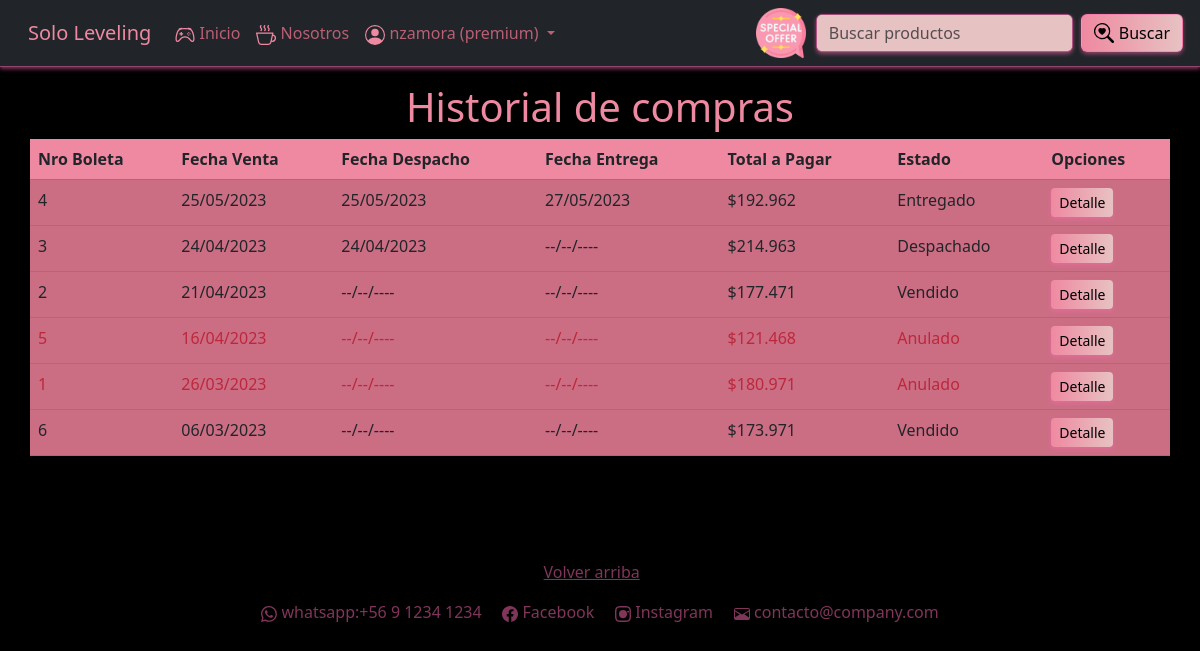
The page /miscompras (signed in) on the database its author committed.
### core/models.py (models this page shows, shortened)
class Boleta(models.Model):
    ESTADO_CHOICES = [
        ('Anulado', 'Anulado'),
        ('Vendido', 'Vendido'),
        ('Despachado', 'Despachado'),
        ('Entregado', 'Entregado'),
    ]
    nro_boleta = models.IntegerField(primary_key=True, blank=False, null=False, verbose_name='Nro boleta')
    cliente = models.ForeignKey(Perfil, on_delete=models.DO_NOTHING)
    monto_sin_iva = models.IntegerField(blank=False, null=False, verbose_name='Monto sin IVA')
    iva = models.IntegerField(blank=False, null=False, verbose_name='IVA')
    total_a_pagar = models.IntegerField(blank=False, null=False, verbose_name='Total a pagar')
    fecha_venta = models.DateField(blank=False, null=False, verbose_name='Fecha de venta')
    fecha_despacho = models.DateField(blank=True, null=True, verbose_name='Fecha de despacho')
    fecha_entrega = models.DateField(blank=True, null=True, verbose_name='Fecha de entrega')
    estado = models.CharField(choices=ESTADO_CHOICES, max_length=50, blank=False, null=False, verbose_name='Estado')
    class Meta:
        db_table = 'Boleta'
        verbose_name = "Boleta"
        verbose_name_plural = "Boletas"

### core/views.py (the view)
# urls.py: path('miscompras', miscompras, name='miscompras'),
@user_passes_test(es_cliente_autenticado_y_activo)
def miscompras(request):
    historial_compras = Boleta.objects.filter(cliente=request.user.perfil).order_by('-fecha_venta')
    context = {
        'historial': historial_compras
    }
    return render(request, 'core/miscompras.html', context)

### core/context_processors.py (called while the page is built, shortened)
def obtener_datos_usuario(request):
    first_name = ''
    last_name = ''
    if request.user.is_authenticated:
        usuario = User.objects.get(pk=request.user.pk)
        first_name = usuario.first_name
        last_name = usuario.last_name
    return first_name, last_name

def obtener_datos_carrito(request):
    cantidad_productos = 0
    mostrar_carrito = False
    if request.user.is_authenticated:
        usuario = User.objects.get(pk=request.user.pk)
        if request.user.perfil.tipo_usuario == 'Cliente':
            cantidad_productos = Carrito.objects.filter(cliente=request.user.perfil).count()
            mostrar_carrito = cantidad_productos > 0
    return mostrar_carrito, cantidad_productos

def get_and_clean_session_variable(request, name):
    value = ''
    if name in request.session:
        value = request.session.get(name)
        request.session[name] = ''
    return value

def obtener_mensajes(request):
    html_messages = ''
    tipo_mensajes = []
    lista_mensajes = list(messages.get_messages(request))
    html_form_errors = get_and_clean_session_variable(request, 'backend_html_form_errors')
    titulo = html_form_errors != '' or len(lista_mensajes) > 1
    mensajes = SafeString(html_messages + html_form_errors)
    tipo_mensaje = ''
    if html_form_errors != '' or 'error' in tipo_mensajes:
        tipo_mensaje = 'error'
    elif 'success' in tipo_mensajes:
        tipo_mensaje = 'success'
    elif 'info' in tipo_mensajes:
        tipo_mensaje = 'info'
    return mensajes, tipo_mensaje

def global_render(request):
    first_name, last_name = obtener_datos_usuario(request)
    mostrar_carrito, cantidad_productos = obtener_datos_carrito(request)
    mensajes, tipo_mensaje = obtener_mensajes(request)
    return {
        'mostrar_carrito': mostrar_carrito,
        'cantidad_productos': cantidad_productos,
        'first_name': first_name,
        'last_name': last_name,
        'backend_messages': mensajes,
        'backend_message_type': tipo_mensaje,
    }

### core/templatetags/custom_filters.py (called while the page is built)
@register.filter
def formatear_dinero(value):
    try:
        value = float(value)  # Intenta convertir a número
        value = round(value)  # Redondea el número
        value = f'${value:,}'  # Formatea el número con coma para separación de miles y dólar
        value = value.replace(',', '.')  # Reemplaza la coma por punto (opcional)
        return value
    except (TypeError, ValueError):
        return value  # Si no se puede convertir a número, devolver el valor original

### core/templates/core/miscompras.html
{% extends 'core/base.html' %}
{% load static %}
{% load custom_filters %}
{% block content %}
<div class="container">
    <h1 class="text-center titulos">Historial de compras</h1>
    <div class="row">
        <table class="table table-hover">
            <thead>
                <tr class="tabla_carrito">
                    <th>Nro Boleta</th>
                    <th>Fecha Venta</th>
                    <th>Fecha Despacho</th>
                    <th>Fecha Entrega</th>
                    <th>Total a Pagar</th>
                    <th>Estado</th>
                    <th>Opciones</th>
                </tr>
            </thead>
            <tbody class="tabla_carrito">
                {% for boleta in historial %}
                {% if boleta.estado == 'Anulado' %}
                    <tr class="letra-boleta-anulada">
                {% else %}
                    <tr>
                {% endif %}
                    <td style="background-color:#cb6e84;">{{boleta.nro_boleta}}</td>
                    <td style="background-color:#cb6e84;">{{ boleta.fecha_venta|formatear_fecha}} </td>
                    <td style="background-color:#cb6e84;">{{boleta.fecha_despacho|formatear_fecha}} </td>
                    <td style="background-color:#cb6e84;">{{boleta.fecha_entrega|formatear_fecha}} </td>
                    <td style="background-color:#cb6e84;">{{boleta.total_a_pagar|formatear_dinero}} </td>
                    <td style="background-color:#cb6e84;">{{boleta.estado}} </td>
                    <td style="background-color:#cb6e84;">
                        <a href="{% url 'boleta' boleta.nro_boleta %}" class="btn btn-sm btn-primary boton_buscar_anonimo_2">Detalle</a>
                    </td>
                    </tr>
                {% endfor %}
            </tbody>
        </table>
    </div>
</div>
{% endblock content %}

### core/templates/core/base.html (shortened to what this page needs)
{% load static %}
<!DOCTYPE html>
<html lang="es">
<head>
    <link type="text/css" rel="stylesheet" href="https://cdn.jsdelivr.net/npm/bootstrap@5.3.0/dist/css/bootstrap.min.css" />
    <link type="text/css" rel="stylesheet" href="https://cdn.datatables.net/1.13.4/css/dataTables.bootstrap5.min.css" />
    <link type="text/css" rel="stylesheet" href="https://cdnjs.cloudflare.com/ajax/libs/animate.css/4.1.1/animate.min.css" />
    <link type="text/css" rel="stylesheet" href="{% static 'core/css/base.css' %}">
    <link type="text/css" rel="stylesheet" href="{% static 'core/css/style.css' %}">
    <link type="text/css" rel="stylesheet" href="{% static 'core/css/page-layout.css' %}">
</head>
<body>
  <nav class="navbar navbar-expand-lg navbar-expand-mb navbar-dark bg-dark nav_anonimo ">
    <div class="container-fluid">
      <a class="navbar-brand" href="{% url 'index' %}" style="color:#ef89a1">
        <a class="navbar-brand" href="{% url 'index' %}"style="color:#ef89a1">Solo Leveling</a>
      </a>
      <div class="collapse navbar-collapse" id="navbarSupportedContent">
        <ul class="navbar-nav me-auto mb-2 mb-lg-0">
          <li class="nav-item">
            <a class="nav-link active" aria-current="page" href="{% url 'index' %}">
              Inicio
            </a>
          </li>
          <li class="nav-item">
            <a class="nav-link active" aria-current="page" href="{% url 'nosotros' %}">
              Nosotros
            </a>
          </li>
          {% if user.is_authenticated %}
            <li class="nav-item dropdown ">
              <a class="nav-link dropdown-toggle" href="#" role="button" data-bs-toggle="dropdown"
                  aria-expanded="false" href="{% url 'ingresar' %}">
                {% if user.is_superuser %}
                  <span class="fw-bold" style="color:rgb(246, 91, 192);">
                {% elif user.is_staff %}
                  <span class="fw-bold" style="color:#e63950;">
                {% else %}
                  <span>
                {% endif %}
                  {{ user.username }}
                  {% if user.perfil.subscrito %}
                    (premium)
                  {% endif %}
                </span>
              </a>
            </li>
          {% endif %}
        </ul>
        <a href="{% url 'ropa' %}">
          <img src="{% static 'core/img/ofertaa.png' %}" style="height: 50px; margin-right: 10px;" alt="">
        </a>
        <br>
        <form method="post" action="{% url 'index' %}" class="d-flex" role="search">
          <input class="form-control me-2 boton_buscar_anonimo" type="search" placeholder="Buscar productos"
              aria-label="Search" id="buscar" id="buscar" name="buscar">
          <button class="btn btn-outline-success boton_buscar_anonimo_2" type="submit">
            Buscar
          </button>
        </form>
      </div>
    </div>
  </nav>
  <div class="content m-3 pagelayout-2">
    {% block content %}
    {% endblock content %}
  </div>
  <br><br><br>
  <footer id="footer">
    <div class="container text-center">
      <p>
        <a class="color_footer" href="#">Volver arriba</a>
      </p>
      <p class="color_footer">
        whatsapp:+56 9 1234 1234
        &nbsp; &nbsp;
        Facebook
        &nbsp; &nbsp;
        Instagram
        &nbsp; &nbsp;
        contacto@company.com
      </p>
    </div>
    <br>
  </footer>
</body>
</html>

### core/static/core/css/style.css (style rules this page uses)
th { vertical-align: top; background-color: #ef89a1 !important; }
input, textarea, select { background-image: linear-gradient(to right, #e7c2c2, #e7c2c2); box-shadow: 0 2px 4px rgba(255, 105, 180, 0.5); border-color: rgba(255, 105, 180, 0.5); color: #FFFFFF; }
body { background-color: #000000; color: #FFFFFF; }
.nav_anonimo { background-image: linear-gradient(to right, white ); box-shadow: 0 2px 4px rgba(255, 105, 180, 0.5); border-bottom: 1px solid rgba(255, 105, 180, 0.5); color: #FFFFFF; }
.boton_buscar_anonimo { background-image: linear-gradient(to right, #e7c2c2, #e7c2c2); box-shadow: 0 2px 4px rgba(255, 105, 180, 0.5); border-color: rgba(255, 105, 180, 0.5); color: #FFFFFF; }
.boton_buscar_anonimo_2 { background-image: linear-gradient(to right, #ef89a1, #e7c2c2); box-shadow: 0 2px 4px rgba(255, 105, 180, 0.5); border-color: rgba(255, 105, 180, 0.5); color: #000000; text-align: center; }
button.btn { display: flex; align-items: center; margin-right: 5px; }
button.btn svg { margin-right: 5px; }
.form-control { max-width: 400px; }
.titulos { color:#ef89a1; }
.navbar-nav .nav-link { color: #ba5f74 !important; }
.color_footer { color:rgba(255, 105, 180, 0.5); }
.btn-primary { border: transparent; }
.tabla_carrito { background-color:#d55674; border-color: #d55674; }
p { color: #ef89a1; }
.table-hover .letra-boleta-anulada td { color: #bd273b !important; }

### rows shown on the page
Boleta: nro_boleta "4", fecha_venta "25/05/2023", fecha_despacho "25/05/2023", fecha_entrega "27/05/2023", total_a_pagar "$192.962", estado "Entregado"
Boleta: nro_boleta "3", fecha_venta "24/04/2023", fecha_despacho "24/04/2023", fecha_entrega "--/--/----", total_a_pagar "$214.963", estado "Despachado"
Boleta: nro_boleta "2", fecha_venta "21/04/2023", fecha_despacho "--/--/----", fecha_entrega "--/--/----", total_a_pagar "$177.471", estado "Vendido"
Boleta: nro_boleta "5", fecha_venta "16/04/2023", fecha_despacho "--/--/----", fecha_entrega "--/--/----", total_a_pagar "$121.468", estado "Anulado"
Boleta: nro_boleta "1", fecha_venta "26/03/2023", fecha_despacho "--/--/----", fecha_entrega "--/--/----", total_a_pagar "$180.971", estado "Anulado"
Boleta: nro_boleta "6", fecha_venta "06/03/2023", fecha_despacho "--/--/----", fecha_entrega "--/--/----", total_a_pagar "$173.971", estado "Vendido"

### other values the page prints
{{ user.username }} "nzamora"
